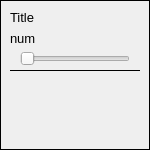
<?xml version="1.0" encoding="UTF-8"?>
<ui version="4.0">
 <class>QPlayer</class>
 <widget class="QWidget" name="QPlayer">
  <property name="geometry">
   <rect>
    <x>0</x>
    <y>0</y>
    <width>150</width>
    <height>150</height>
   </rect>
  </property>
  <property name="sizePolicy">
   <sizepolicy hsizetype="Fixed" vsizetype="Fixed">
    <horstretch>0</horstretch>
    <verstretch>0</verstretch>
   </sizepolicy>
  </property>
  <property name="minimumSize">
   <size>
    <width>150</width>
    <height>150</height>
   </size>
  </property>
  <property name="maximumSize">
   <size>
    <width>150</width>
    <height>150</height>
   </size>
  </property>
  <property name="windowTitle">
   <string>QPlayer</string>
  </property>
  <property name="styleSheet">
   <string notr="true">QPushButton {
border: none;
background: transparent;
}

QPushButton:hover {
border: 1px solid black;
background: #4E4E4E;
}</string>
  </property>
  <layout class="QVBoxLayout" name="verticalLayout">
   <property name="spacing">
    <number>0</number>
   </property>
   <property name="leftMargin">
    <number>0</number>
   </property>
   <property name="topMargin">
    <number>0</number>
   </property>
   <property name="rightMargin">
    <number>0</number>
   </property>
   <property name="bottomMargin">
    <number>0</number>
   </property>
   <item>
    <widget class="QFrame" name="frame">
     <property name="frameShape">
      <enum>QFrame::Box</enum>
     </property>
     <property name="frameShadow">
      <enum>QFrame::Plain</enum>
     </property>
     <layout class="QVBoxLayout" name="verticalLayout_2">
      <property name="spacing">
       <number>3</number>
      </property>
      <item>
       <widget class="QLabel" name="titleLabel">
        <property name="font">
         <font>
          <pointsize>10</pointsize>
         </font>
        </property>
        <property name="text">
         <string>Title</string>
        </property>
       </widget>
      </item>
      <item>
       <layout class="QHBoxLayout" name="horizontalLayout">
        <item>
         <widget class="QLabel" name="numberLabel">
          <property name="font">
           <font>
            <pointsize>10</pointsize>
           </font>
          </property>
          <property name="text">
           <string>num</string>
          </property>
         </widget>
        </item>
        <item>
         <spacer name="horizontalSpacer">
          <property name="orientation">
           <enum>Qt::Horizontal</enum>
          </property>
          <property name="sizeHint" stdset="0">
           <size>
            <width>40</width>
            <height>20</height>
           </size>
          </property>
         </spacer>
        </item>
        <item>
         <widget class="QPushButton" name="stopButton">
          <property name="toolTip">
           <string>stop</string>
          </property>
          <property name="text">
           <string/>
          </property>
          <property name="icon">
           <iconset resource="static/app_resources.qrc">
            <normaloff>:/player/stop.svg</normaloff>:/player/stop.svg</iconset>
          </property>
         </widget>
        </item>
        <item>
         <widget class="QPushButton" name="editButton">
          <property name="toolTip">
           <string>Edit playlist</string>
          </property>
          <property name="text">
           <string/>
          </property>
          <property name="icon">
           <iconset resource="static/app_resources.qrc">
            <normaloff>:/edit.svg</normaloff>:/edit.svg</iconset>
          </property>
         </widget>
        </item>
       </layout>
      </item>
      <item>
       <layout class="QHBoxLayout" name="volumeLayout">
        <item>
         <widget class="QLabel" name="label_2">
          <property name="text">
           <string/>
          </property>
          <property name="pixmap">
           <pixmap resource="static/app_resources.qrc">:/player/Volume-1.svg</pixmap>
          </property>
         </widget>
        </item>
        <item>
         <widget class="QSlider" name="volumeSlider">
          <property name="maximum">
           <number>100</number>
          </property>
          <property name="orientation">
           <enum>Qt::Horizontal</enum>
          </property>
         </widget>
        </item>
        <item>
         <widget class="QLabel" name="label">
          <property name="text">
           <string/>
          </property>
          <property name="pixmap">
           <pixmap resource="static/app_resources.qrc">:/player/Volume-2.svg</pixmap>
          </property>
         </widget>
        </item>
       </layout>
      </item>
      <item>
       <widget class="Line" name="line">
        <property name="frameShadow">
         <enum>QFrame::Plain</enum>
        </property>
        <property name="orientation">
         <enum>Qt::Horizontal</enum>
        </property>
       </widget>
      </item>
      <item>
       <widget class="QPushButton" name="playButton">
        <property name="sizePolicy">
         <sizepolicy hsizetype="Minimum" vsizetype="Expanding">
          <horstretch>0</horstretch>
          <verstretch>0</verstretch>
         </sizepolicy>
        </property>
        <property name="toolTip">
         <string>play</string>
        </property>
        <property name="text">
         <string/>
        </property>
        <property name="icon">
         <iconset resource="static/app_resources.qrc">
          <normaloff>:/player/play.svg</normaloff>:/player/play.svg</iconset>
        </property>
       </widget>
      </item>
     </layout>
    </widget>
   </item>
  </layout>
 </widget>
 <resources>
  <include location="static/app_resources.qrc"/>
 </resources>
 <connections/>
</ui>
